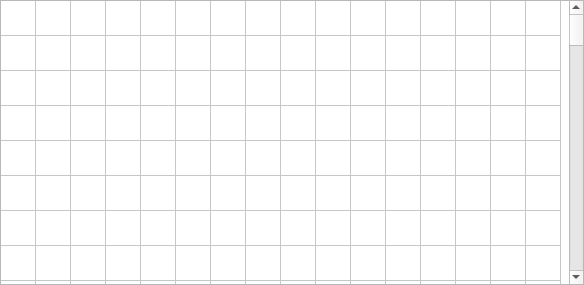
<?xml version="1.0" encoding="UTF-8"?>
<ui version="4.0">
 <class>EmojiPicker</class>
 <widget class="QDialog" name="EmojiPicker">
  <property name="geometry">
   <rect>
    <x>0</x>
    <y>0</y>
    <width>584</width>
    <height>285</height>
   </rect>
  </property>
  <property name="windowTitle">
   <string>选择表情</string>
  </property>
  <layout class="QGridLayout" name="gridLayout">
   <property name="leftMargin">
    <number>0</number>
   </property>
   <property name="topMargin">
    <number>0</number>
   </property>
   <property name="rightMargin">
    <number>0</number>
   </property>
   <property name="bottomMargin">
    <number>0</number>
   </property>
   <property name="spacing">
    <number>0</number>
   </property>
   <item row="0" column="0">
    <widget class="QTableWidget" name="tableWidget">
     <property name="font">
      <font>
       <pointsize>15</pointsize>
      </font>
     </property>
     <property name="editTriggers">
      <set>QAbstractItemView::NoEditTriggers</set>
     </property>
     <property name="rowCount">
      <number>68</number>
     </property>
     <property name="columnCount">
      <number>16</number>
     </property>
     <attribute name="horizontalHeaderVisible">
      <bool>false</bool>
     </attribute>
     <attribute name="horizontalHeaderMinimumSectionSize">
      <number>35</number>
     </attribute>
     <attribute name="horizontalHeaderDefaultSectionSize">
      <number>35</number>
     </attribute>
     <attribute name="horizontalHeaderHighlightSections">
      <bool>false</bool>
     </attribute>
     <attribute name="verticalHeaderVisible">
      <bool>false</bool>
     </attribute>
     <attribute name="verticalHeaderMinimumSectionSize">
      <number>35</number>
     </attribute>
     <attribute name="verticalHeaderDefaultSectionSize">
      <number>35</number>
     </attribute>
     <attribute name="verticalHeaderHighlightSections">
      <bool>true</bool>
     </attribute>
     <row/>
     <row/>
     <row/>
     <row/>
     <row/>
     <row/>
     <row/>
     <row/>
     <row/>
     <row/>
     <row/>
     <row/>
     <row/>
     <row/>
     <row/>
     <row/>
     <row/>
     <row/>
     <row/>
     <row/>
     <row/>
     <row/>
     <row/>
     <row/>
     <row/>
     <row/>
     <row/>
     <row/>
     <row/>
     <row/>
     <row/>
     <row/>
     <row/>
     <row/>
     <row/>
     <row/>
     <row/>
     <row/>
     <row/>
     <row/>
     <row/>
     <row/>
     <row/>
     <row/>
     <row/>
     <row/>
     <row/>
     <row/>
     <row/>
     <row/>
     <row/>
     <row/>
     <row/>
     <row/>
     <row/>
     <row/>
     <row/>
     <row/>
     <row/>
     <row/>
     <row/>
     <row/>
     <row/>
     <row/>
     <row/>
     <row/>
     <row/>
     <row/>
     <column/>
     <column/>
     <column/>
     <column/>
     <column/>
     <column/>
     <column/>
     <column/>
     <column/>
     <column/>
     <column/>
     <column/>
     <column/>
     <column/>
     <column/>
     <column/>
    </widget>
   </item>
  </layout>
 </widget>
 <resources/>
 <connections/>
</ui>
